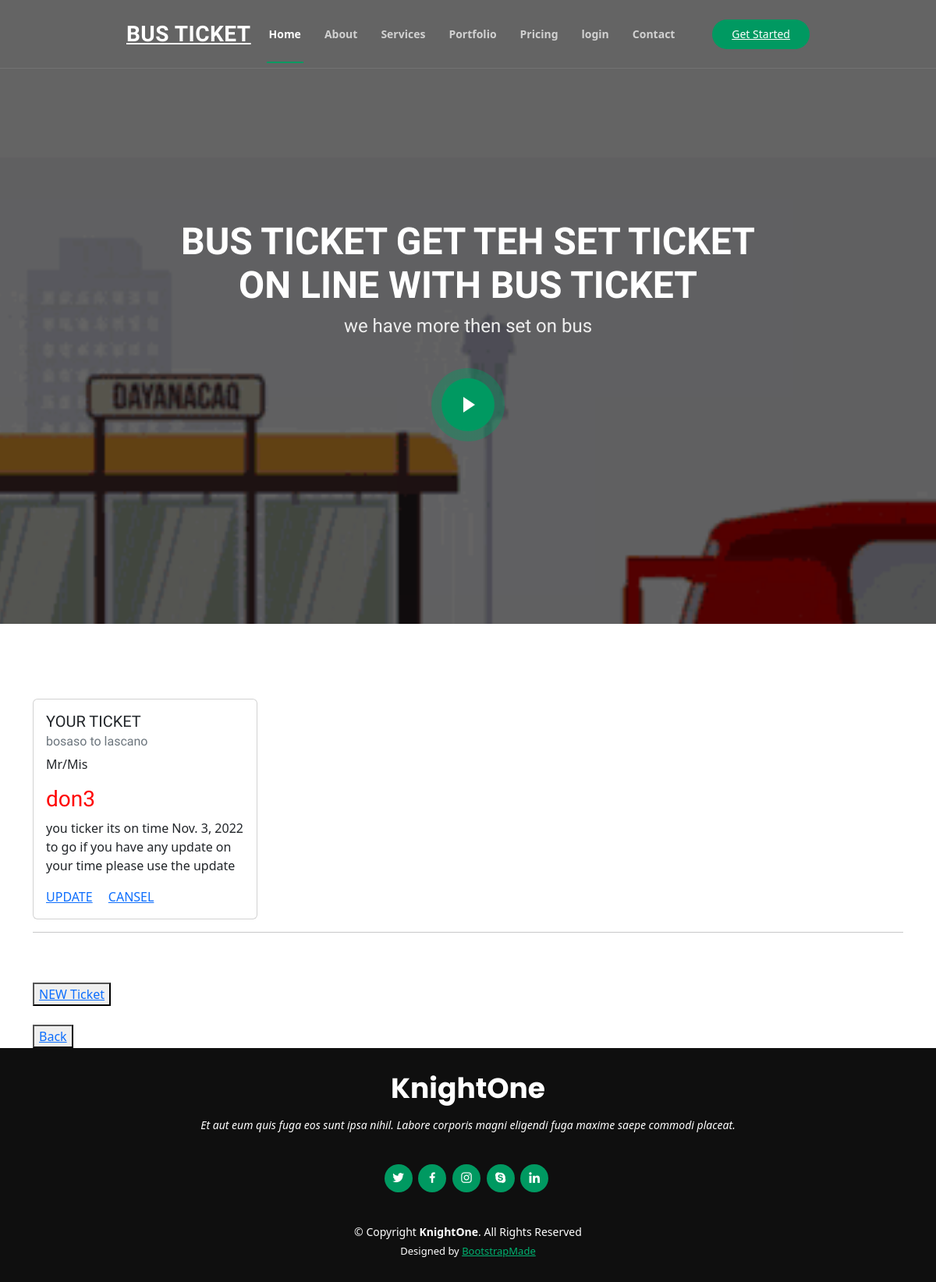
Page /costumer_detail/15/ on the committed database.
### core/models.py (models this page shows)
class TicketModel(models.Model):
    CITY = {
        ('bosaso to qardho','btq'),
        ( 'bosaso to garowe','btg'),
        ( 'bosaso to galkacyo','btgl'),
        ('bosaso to lascano','btl'),
        ('non', 'non')
    }
    name = models.CharField(max_length=50, null=True, blank= True)
    to = models.CharField('toto', max_length=255, choices=CITY , default= 'non')
    date = models.DateField(auto_now_add=True)
    go_date = models.DateField(("Date"), default=datetime.date.today)
    cost= models.CharField(max_length=255, default=[])

### core/views.py (the view)
# urls.py: path('costumer_detail/<int:id>/',views.costumer_detail,name='costumer_detail'),
def costumer_detail(request, id):
    costumer = TicketModel.objects.get(pk = id)
    return render(request,'core/costumer_detail.html',{'costumer':costumer})

### core/templates/core/costumer_detail.html
{% extends 'core/home.html' %}
{% block content %}
<div class="mt-5">
    <div class="container">
        <br>
        <br>
        <div class="card" style="width: 18rem;">
            <div class="card-body">
              <h5 class="card-title">YOUR TICKET </h5>
              <h6 class="card-subtitle mb-2 text-muted">{{costumer.to}}</h6>
              <p class="card-text">Mr/Mis<h3> <span style="color: red;"> {{costumer.name}}</span></h3> you ticker its on time {{costumer.date}} to go if you have any update on your time please use the update  </p>
              <a href="#" class="card-link">UPDATE</a>
              <a href="#" class="card-link">CANSEL</a>
            </div>
          </div>
          <hr>
          <br>
          <br>
        <button><a href="{% url 'add_ticket' %}">NEW Ticket</a></button><br><br>
        <button><a href="{% url 'home' %}">Back</a></button>
    </div>
</div>
{% endblock content %}

### static/css/main.css (style rules this page uses)
a { color: #009961; text-decoration: none; }
h1, h2, h3, h4, h5, h6 { font-family: "Raleway", sans-serif; }

### rows in the picture
TicketModel: to "bosaso to lascano", name "don3", date "Nov. 3, 2022"
